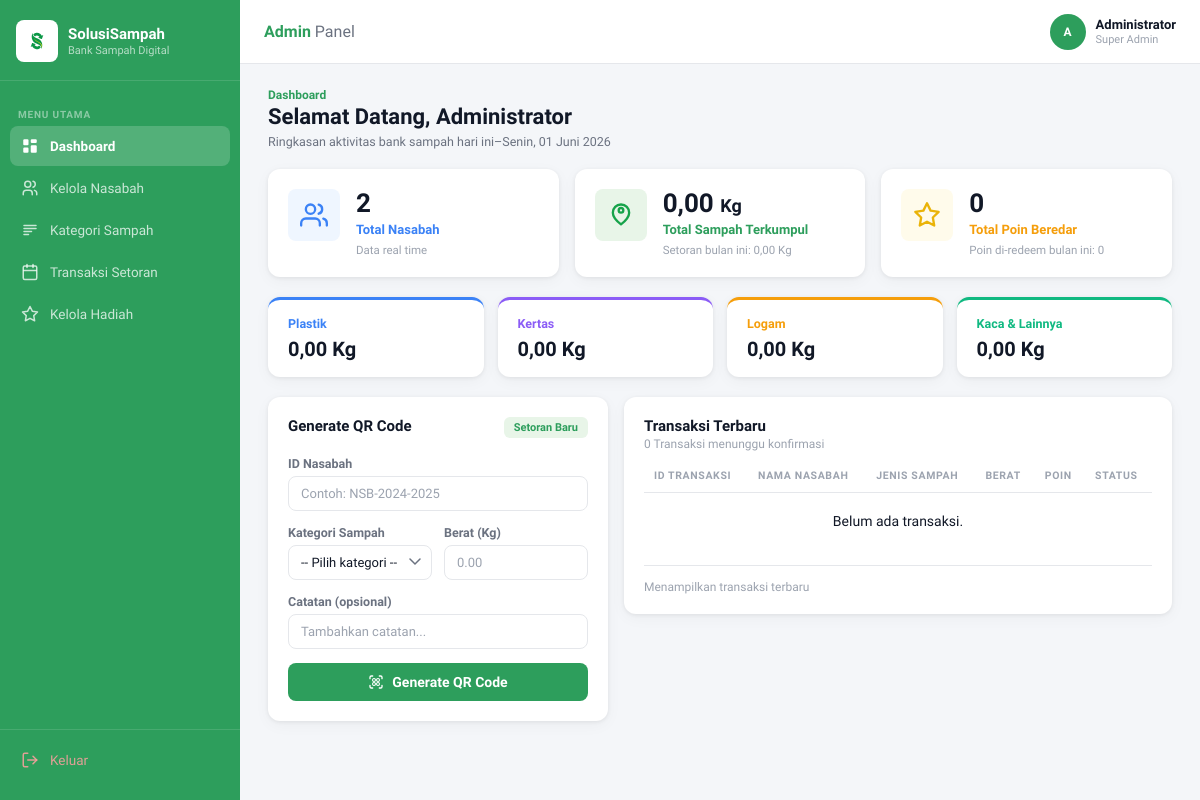
Before: /admin/dashboard.php (signed in) with the older database file.
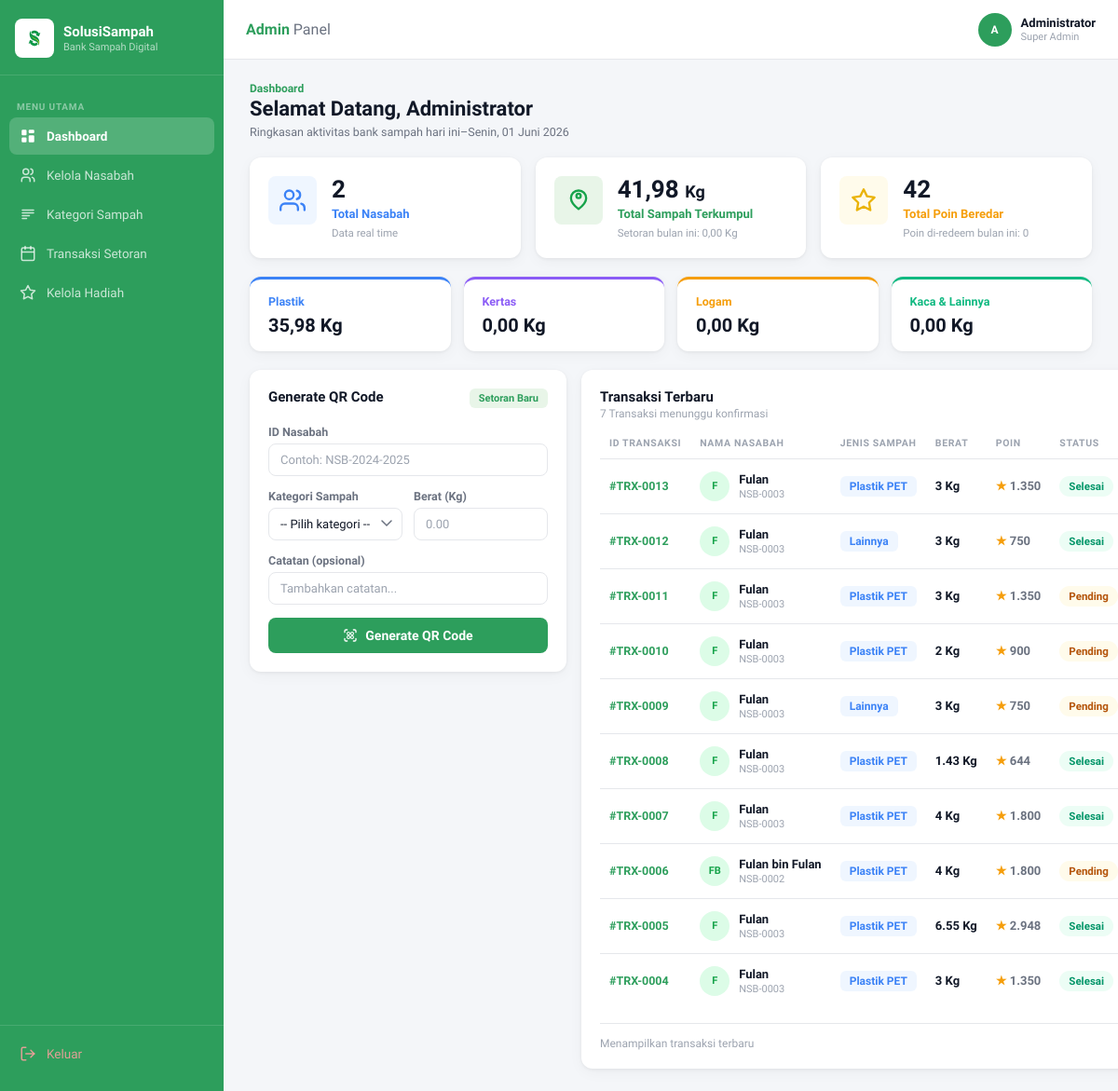
After: the same page with the newer database file.
### tables this page shows
CREATE TABLE `transaksi_setor` (
  `id_setor` int(11) NOT NULL,
  `id_admin` int(11) NOT NULL,
  `id_profile` int(11) NOT NULL,
  `id_kategori` int(11) NOT NULL,
  `berat` float NOT NULL,
  `poin` int(11) NOT NULL DEFAULT 0,
  `tgl_setor` datetime DEFAULT current_timestamp(),
  `status` enum('pending','claimed') DEFAULT 'pending',
  `catatan` varchar(255) DEFAULT NULL
);

CREATE TABLE `nasabah` (
  `id_nasabah` int(11) NOT NULL,
  `id_account` int(11) NOT NULL,
  `nama_lengkap` varchar(100) DEFAULT NULL,
  `alamat` text DEFAULT NULL,
  `no_telp` varchar(15) DEFAULT NULL,
  `total_poin` int(11) DEFAULT 0
);

CREATE TABLE `kategori_sampah` (
  `id_kategori` int(11) NOT NULL,
  `nama_sampah` varchar(50) NOT NULL,
  `poin_per_kg` int(11) NOT NULL,
  `deskripsi` text DEFAULT NULL
);

### includes/header_admin.php (called while the page is built, shortened)
<?php
$nama_admin = $_SESSION['nama_lengkap'] ?? 'Admin';
?>

### admin/dashboard.php (the view, shortened to what the rows shown need)
<?php
include '../includes/config.php';
$query_trx = "SELECT ts.*, n.nama_lengkap, n.id_nasabah, ks.nama_sampah, ks.poin_per_kg
              FROM transaksi_setor ts
              LEFT JOIN nasabah n ON ts.id_profile = n.id_nasabah
              LEFT JOIN kategori_sampah ks ON ts.id_kategori = ks.id_kategori
              ORDER BY ts.tgl_setor DESC LIMIT 10";
$result_trx = mysqli_query($conn, $query_trx);
?>
<!DOCTYPE html>
<html lang="id">
<head>
    <link rel="stylesheet" href="/solusi_sampah/css/dashboard_admin.css">
</head>
<body>
<div class="app-wrapper">
    <?php $active_page = 'dashboard'; include '../includes/sidebar_admin.php'; ?>
    <div class="main-content">
        <?php include '../includes/header_admin.php'; ?>
        <div class="page-content">
            <div class="page-title-section">
                <h1 class="page-title">Selamat Datang, <?php echo htmlspecialchars($nama_admin); ?></h1>
            </div>
            <div class="bottom-section">
                <div class="panel qr-panel">
                    <div class="panel-header">
                        <h2 class="panel-title">Generate QR Code</h2>
                    </div>
                </div>
                <div class="panel transactions-panel">
                    <div class="panel-header">
                        <div>
                            <h2 class="panel-title">Transaksi Terbaru</h2>
                        </div>
                    </div>
                    <div class="table-wrapper">
                        <table class="data-table">
                            <thead>
                                <tr>
                                    <th>ID TRANSAKSI</th>
                                    <th>NAMA NASABAH</th>
                                    <th>JENIS SAMPAH</th>
                                    <th>BERAT</th>
                                    <th>POIN</th>
                                    <th>STATUS</th>
                                </tr>
                            </thead>
                            <tbody>
                                <?php if (mysqli_num_rows($result_trx) > 0): ?>
                                    <?php while ($row = mysqli_fetch_assoc($result_trx)):
                                        $poin = $row['poin'] > 0 ? $row['poin'] : ($row['berat'] * ($row['poin_per_kg'] ?? 0));
                                        $nama_parts = explode(' ', trim($row['nama_lengkap'] ?? 'Nasabah'));
                                        $initials = strtoupper(substr($nama_parts[0], 0, 1));
                                        if (count($nama_parts) > 1) {
                                            $initials .= strtoupper(substr($nama_parts[1], 0, 1));
                                        }
                                        $status_class = strtolower($row['status']) == 'claimed' ? 'selesai' : 'diproses';
                                        $status_text = strtolower($row['status']) == 'claimed' ? 'Selesai' : 'Pending';
                                        $kategori_class = strtolower(explode(' ', $row['nama_sampah'] ?? '')[0]);
                                        if (!in_array($kategori_class, ['plastik', 'kertas', 'logam', 'kaca'])) {
                                            $kategori_class = 'plastik';
                                        }
                                    ?>
                                    <tr>
                                        <td class="trx-id">#TRX-<?php echo str_pad($row['id_setor'], 4, '0', STR_PAD_LEFT); ?></td>
                                        <td>
                                            <div class="nasabah-cell">
                                                <div class="nasabah-avatar" style="background-color: #DCFCE7; color: #16A34A;"><?php echo $initials; ?></div>
                                                <div class="nasabah-info">
                                                    <span class="nasabah-name"><?php echo htmlspecialchars($row['nama_lengkap'] ?? 'Nasabah'); ?></span>
                                                    <span class="nasabah-id">NSB-<?php echo str_pad($row['id_nasabah'] ?? 0, 4, '0', STR_PAD_LEFT); ?></span>
                                                </div>
                                            </div>
                                        </td>
                                        <td><span class="badge-jenis <?php echo $kategori_class; ?>"><?php echo htmlspecialchars($row['nama_sampah'] ?? 'Lainnya'); ?></span></td>
                                        <td class="berat-cell"><?php echo $row['berat']; ?> Kg</td>
                                        <td class="poin-cell"><span class="star-icon">&#9733;</span> <?php echo number_format($poin, 0, ',', '.'); ?></td>
                                        <td><span class="status-badge <?php echo $status_class; ?>"><?php echo $status_text; ?></span></td>
                                    </tr>
                                    <?php endwhile; ?>
                                <?php else: ?>
                                    <tr>
                                        <td colspan="6" style="text-align: center; padding: 20px;">Belum ada transaksi.</td>
                                    </tr>
                                <?php endif; ?>
                            </tbody>
                        </table>
                    </div>
                </div>
            </div>
        </div>
    </div>
</div>
</body>
</html>

Changed rows visible on the page:
added transaksi_setor: id_setor "0013", nasabah.nama_lengkap "F", nasabah.nama_lengkap "Fulan", nasabah.id_nasabah "0003", id_kategori.nama_sampah "Plastik PET", berat "3", poin "1.350", status "Selesai"
added transaksi_setor: id_setor "0012", nasabah.nama_lengkap "F", nasabah.nama_lengkap "Fulan", nasabah.id_nasabah "0003", nama_sampah "Lainnya", berat "3", poin "750", status "Selesai"
added transaksi_setor: id_setor "0011", nasabah.nama_lengkap "F", nasabah.nama_lengkap "Fulan", nasabah.id_nasabah "0003", id_kategori.nama_sampah "Plastik PET", berat "3", poin "1.350", status "Pending"
added transaksi_setor: id_setor "0010", nasabah.nama_lengkap "F", nasabah.nama_lengkap "Fulan", nasabah.id_nasabah "0003", id_kategori.nama_sampah "Plastik PET", berat "2", poin "900", status "Pending"
added transaksi_setor: id_setor "0009", nasabah.nama_lengkap "F", nasabah.nama_lengkap "Fulan", nasabah.id_nasabah "0003", nama_sampah "Lainnya", berat "3", poin "750", status "Pending"
added transaksi_setor: id_setor "0008", nasabah.nama_lengkap "F", nasabah.nama_lengkap "Fulan", nasabah.id_nasabah "0003", id_kategori.nama_sampah "Plastik PET", berat "1.43", poin "644", status "Selesai"
added transaksi_setor: id_setor "0007", nasabah.nama_lengkap "F", nasabah.nama_lengkap "Fulan", nasabah.id_nasabah "0003", id_kategori.nama_sampah "Plastik PET", berat "4", poin "1.800", status "Selesai"
added transaksi_setor: id_setor "0006", nasabah.nama_lengkap "FB", nasabah.nama_lengkap "Fulan bin Fulan", nasabah.id_nasabah "0002", id_kategori.nama_sampah "Plastik PET", berat "4", poin "1.800", status "Pending"
added transaksi_setor: id_setor "0005", nasabah.nama_lengkap "F", nasabah.nama_lengkap "Fulan", nasabah.id_nasabah "0003", id_kategori.nama_sampah "Plastik PET", berat "6.55", poin "2.948", status "Selesai"
added transaksi_setor: id_setor "0004", nasabah.nama_lengkap "F", nasabah.nama_lengkap "Fulan", nasabah.id_nasabah "0003", id_kategori.nama_sampah "Plastik PET", berat "3", poin "1.350", status "Selesai"
Other visible differences:
$total_sampah: "0,00" → "41,98"
$total_poin_beredar: "0" → "42"
$berat_per_kategori['Plastik']: "0,00" → "35,98"
$pending_count: "0" → "7"
text no longer shown: "Belum ada transaksi."
